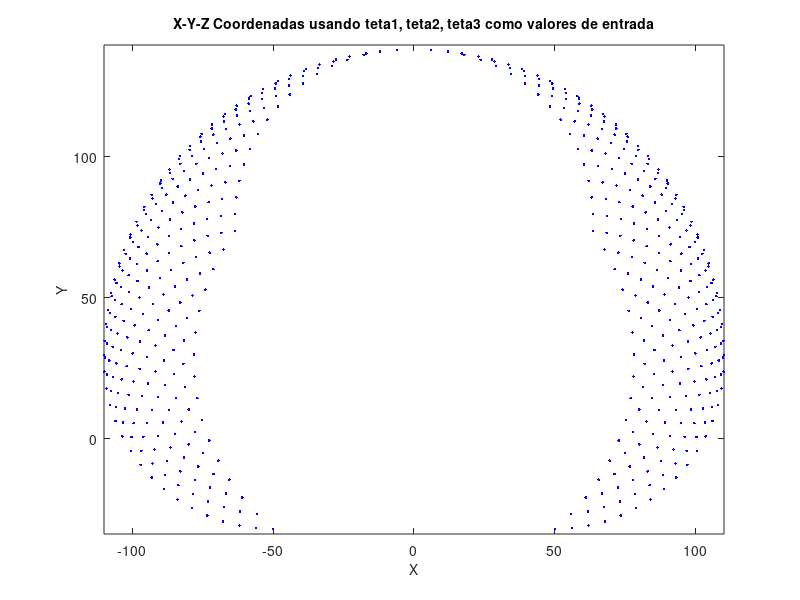

This figure's MATLAB source:
l0= 28;
l1 = 50; 
l2= 60;

theta0 = -pi:pi:pi;
theta1 = 0:0.1:pi/2;
theta2 = -pi/2:0.1:0.1; 

[THETA0,THETA1,THETA2] = meshgrid(theta0,theta1,theta2); 

X =((l2 .* cos(THETA1+THETA2))).*cos(THETA0)  + (l1 .* cos(THETA1)).*cos(THETA0); 

Z = l2 .* sin(THETA1 + THETA2) + l1 .* sin(THETA1) + l0 ;

plot(X(:),Z(:),'b.');
  axis equal;
  xlabel('X','fontsize',10)
  ylabel('Y','fontsize',10)
  zlabel('Z','fontsize',10)
  title('X-Y-Z Coordenadas usando teta1, teta2, teta3 como valores de entrada','fontsize',10)
  
